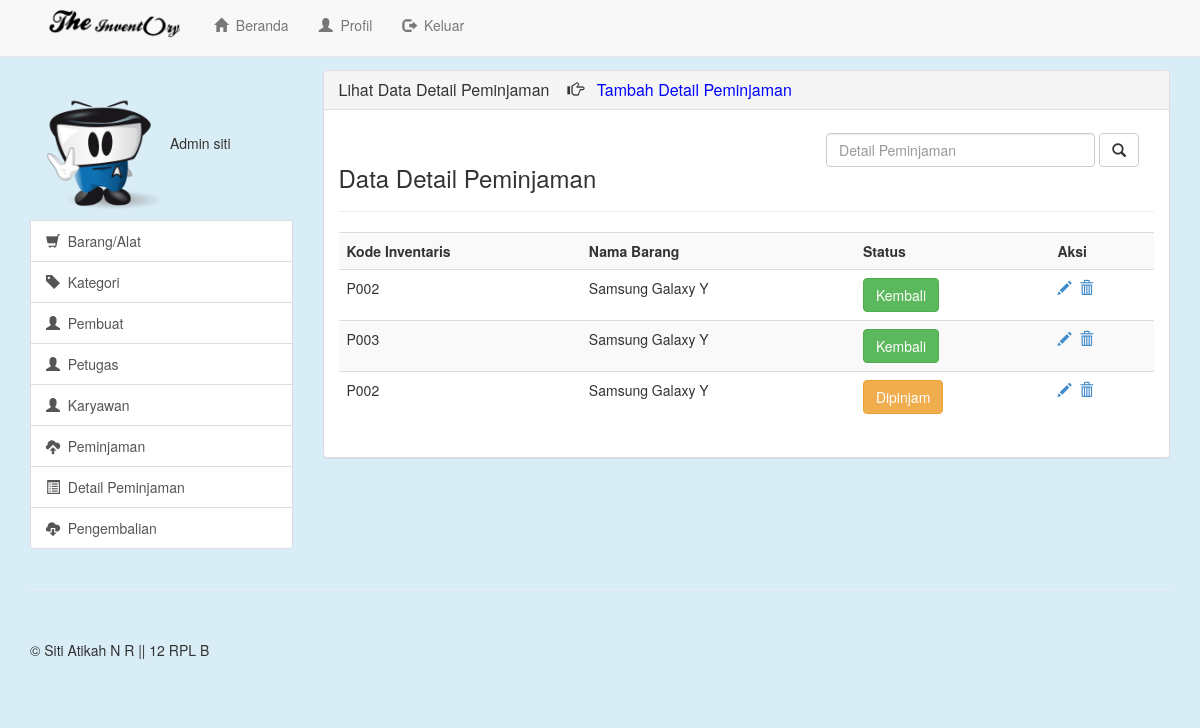
Page /view/Data_Detail (signed in) on the committed database.
### tables this page shows
CREATE TABLE IF NOT EXISTS `detail_inventaris` (
  `id` int(4) NOT NULL AUTO_INCREMENT,
  `kd_inventaris` char(30) NOT NULL,
  `kd_alat` int(11) NOT NULL,
  `status` int(1) NOT NULL,
  PRIMARY KEY (`id`),
  KEY `kd_inventaris` (`kd_inventaris`),
  KEY `label_alat` (`kd_alat`)
);

CREATE TABLE IF NOT EXISTS `alat` (
  `kd_alat` int(11) NOT NULL AUTO_INCREMENT,
  `label_alat` varchar(100) NOT NULL,
  `model` varchar(100) NOT NULL,
  `kd_kategori` int(11) NOT NULL,
  `merk` varchar(100) NOT NULL,
  `kd_pembuat` int(11) NOT NULL,
  `thn_buat` int(4) NOT NULL,
  PRIMARY KEY (`kd_alat`),
  KEY `kategori_alat` (`kd_kategori`),
  KEY `nama_pembuat` (`kd_pembuat`)
);

### view/data_detail.php (the view, shortened to what this page needs)
<?php
if(empty($_SESSION['username'])){
  header("location:Login");
}
else{
?>
<!DOCTYPE html>
<html lang="en">
  <head>
    <link href="../css/bootstrap.min.css" rel="stylesheet">
    <link href="../css/offcanvas.css" rel="stylesheet">
    <link href="../css/style.css" rel="stylesheet">
  </head>
  <body>
    <div class="navbar navbar-default navbar-fixed-top" role="navigation">
      <div class="container" >
        <div class="col-md-8">
        <div class="navbar-header">
          <a class="navbar-brand" href="Beranda"><img src="../image/logo.png" class="logo"></a>
        </div>
        <div class="navbar-collapse collapse">
          <ul class="nav navbar-nav">
            <li><a href="Beranda"><span class="glyphicon glyphicon-home"></span>&nbsp&nbspBeranda</a></li>
            <li><a href="Profil"><span class="glyphicon glyphicon-user"></span>&nbsp&nbspProfil</a></li>
            <li><a href="../lib/logout.php"><span class="glyphicon glyphicon-log-out"></span>&nbsp&nbspKeluar</a></li>
          </ul>
        </div>
      </div>
      </div>
    </div>
    <div class="container">
      <div class="row row-offcanvas row-offcanvas-right">
        <div class="col-xs-6 col-sm-3 sidebar-offcanvas" id="sidebar" role="navigation">
           <div class="list-group">
            <?php
                if($_SESSION['level']==1){
                  echo"<img class='foto' src='../image/2.png' alt='Generic placeholder image'''>Admin $_SESSION[username]";
                }
                else{
                  echo"<img class='foto' src='../image/1.png' alt='Generic placeholder image'''>Petugas  $_SESSION[username]";
                }
            ?>
            <a href="Barang" class="list-group-item"><span class="glyphicon glyphicon-shopping-cart"></span>&nbsp&nbspBarang/Alat</a>
            <a href="Kategori" class="list-group-item"><span class="glyphicon glyphicon-tag"></span>&nbsp&nbspKategori</a>
            <a href="Pembuat" class="list-group-item"><span class="glyphicon glyphicon-user"></span>&nbsp&nbspPembuat</a>
            <?php
            if($_SESSION['level']==1){
              echo"<a href='Petugas' class='list-group-item'><span class='glyphicon glyphicon-user'></span>&nbsp&nbspPetugas</a>";
            }
            else{
              echo"";
            }
            ?>
            <a href="Karyawan" class="list-group-item"><span class="glyphicon glyphicon-user"></span>&nbsp&nbspKaryawan</a>
            <a href="Peminjaman" class="list-group-item"><span class="glyphicon glyphicon-cloud-upload"></span>&nbsp&nbspPeminjaman</a>
            <a href="Detail_Peminjaman" class="list-group-item"><span class="glyphicon glyphicon-list-alt"></span>&nbsp&nbspDetail Peminjaman</a>
            <a href="Pengembalian" class="list-group-item"><span class="glyphicon glyphicon-cloud-download"></span>&nbsp&nbspPengembalian</a>
          </div>
        </div>
        <div class="col-xs-12 col-sm-9">
          <div class="panel panel-default">
            <div class="panel-heading">
              <h3 class="panel-title">
              Lihat Data Detail Peminjaman &nbsp&nbsp&nbsp<span class="glyphicon glyphicon-hand-right"></span>&nbsp&nbsp&nbsp<a href="Detail_Peminjaman" style="text-decoration:none; color:blue;">Tambah Detail Peminjaman</a>
              </h3>
            </div>
            <div class="panel-body">
            <form class="navbar-form pull-right" action="Cari_Detail" method="post">
              <div class="form-group" style='margin-right:0px;padding-right:0px;margin-left:30px;'>
              <input type="text" class="form-control" placeholder="Detail Peminjaman" name="cari" size='30'>
              </div>
            <button type="submit" class="btn btn-default"><span class="glyphicon glyphicon-search"></span></button>
            </form>
              <br><br>
              <h3 style="margin:0px; padding:0px;">Data Detail Peminjaman</h3><hr>
             <table class="table table-striped">
                <tr><th>Kode Inventaris</th><th>Nama Barang</th><th>Status</th><th>Aksi</th></tr>
                                <?php
                                  $a=mysql_query("select detail_inventaris.kd_inventaris,alat.label_alat,alat.kd_alat,detail_inventaris.status from detail_inventaris,alat where detail_inventaris.kd_alat=alat.kd_alat");
                                    while($d=mysql_fetch_array($a)){
                                      echo"
                                              <tr>
                                          <td>$d[kd_inventaris]</td>
                                          <td>$d[label_alat]</td>
                                          <td>
                                          ";
                                          if($d['status']==0){
                                            echo"<button type='button' class='btn btn-warning'>Dipinjam</button>";
                                          }
                                          else{
                                            echo"<button type='button' class='btn btn-success'>Kembali</button>";
                                          }
                                          echo"
                                          </td>
                                          <td>
										  <a href='Edit_Detail?id=$d[kd_inventaris]'><span class='glyphicon glyphicon-pencil'></span></a>&nbsp
                                          <a href='../lib/hapus.php?lib=detail&id=$d[kd_inventaris]'><span class='glyphicon glyphicon-trash'></span></a>
                                          </td></tr>
                                      ";
                                    }
                                ?>
              </table>
            </div>
          </div>
        </div>
      </div>
      <hr>
      <footer>
        <p>&copy; Siti Atikah N R || 12 RPL B</p>
      </footer>
    </div>
  </body>
</html>
<?php } ?>

### css/offcanvas.css (style rules this page uses)
html, body { overflow-x: hidden; }
body { padding-top: 70px; }
footer { padding: 30px 0; }

### css/style.css (style rules this page uses)
body { background-color: #d9edf7; }
.foto { max-width: none; height:140px; width:140px; margin-top:10px; }
.logo { height:35px; margin-top:-10px; }

### rows in the picture
detail_inventaris: kd_inventaris "P002", kd_alat.label_alat "Samsung Galaxy Y", status "Kembali"
detail_inventaris: kd_inventaris "P003", kd_alat.label_alat "Samsung Galaxy Y", status "Kembali"
detail_inventaris: kd_inventaris "P002", kd_alat.label_alat "Samsung Galaxy Y", status "Dipinjam"

### other values in the picture
$_SESSION[username] "siti"
